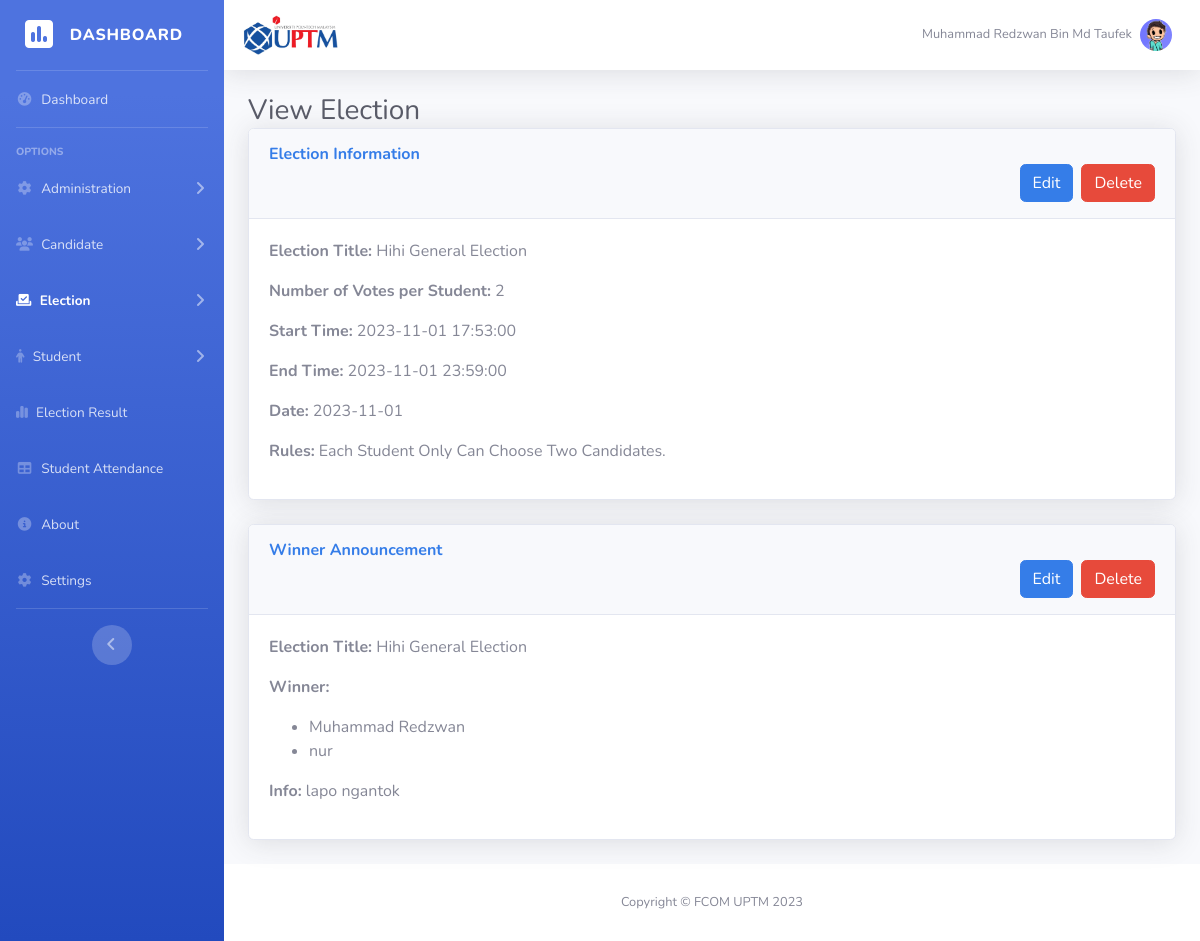
Page /Admin/electionView.php (signed in) on the earlier database version.
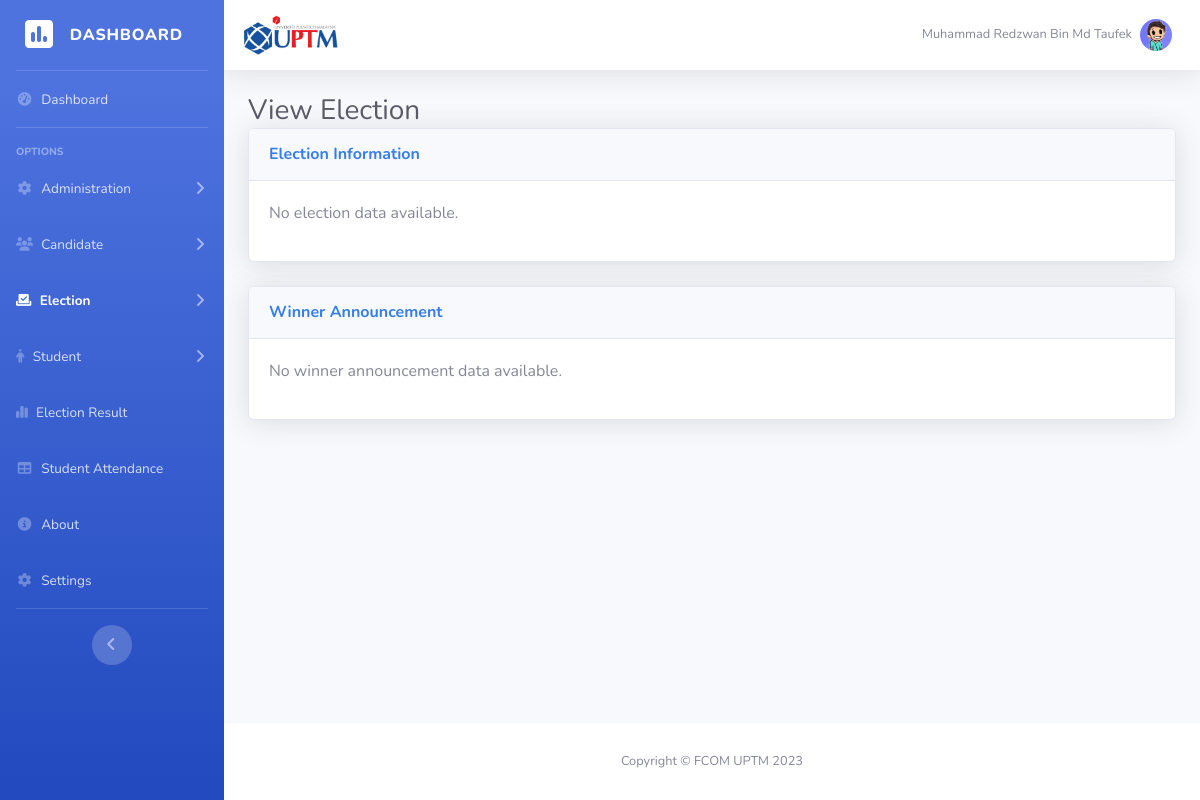
Same page on the later database version.
### tables this page shows
CREATE TABLE `election` (
  `electionId` int(11) NOT NULL,
  `electionTitle` varchar(255) NOT NULL,
  `voteNo` int(50) NOT NULL,
  `start` datetime NOT NULL,
  `end` datetime NOT NULL,
  `date` date NOT NULL,
  `rules` text NOT NULL
);

CREATE TABLE `announcement` (
  `annId` int(11) NOT NULL,
  `elecTitle` varchar(255) NOT NULL,
  `candName` text NOT NULL,
  `info` text NOT NULL
);

### Admin/electionView.php (the view, shortened to what the changed rows need)
<?php
    include '../Database/connect.php';
    $sql = "SELECT * FROM election ORDER BY electionId DESC LIMIT 1";
    $result = $conn->query($sql);
    if ($result->num_rows > 0) {
        $election = $result->fetch_assoc();
    }
    $sql = "SELECT * FROM announcement ORDER BY annId DESC LIMIT 1";
    $result = $conn->query($sql);
    if ($result->num_rows > 0) {
        $announcement = $result->fetch_assoc();
        $electionTitle = $announcement['elecTitle'];
    }
    $sql = "SELECT candName FROM announcement";
    $result = $conn->query($sql);
    if ($result->num_rows > 0) {
        $allCandidateNames = [];
        while($row = $result->fetch_assoc()) {
            array_push($allCandidateNames, $row['candName']);
        }
    }
?>
<!DOCTYPE html>
<html lang="en">
<head>
    <link rel="stylesheet" href="https://cdnjs.cloudflare.com/ajax/libs/font-awesome/6.2.1/css/all.min.css">
    <link href="css/sb-admin-2.css" rel="stylesheet">
</head>
<body id="page-top">
    <div id="wrapper">
        <div id="content-wrapper" class="d-flex flex-column">
            <div id="content">
                <div class="container-fluid">
                    <h1 class="h3 mb-0 text-gray-800">View Election</h1>
                    <div class="card shadow mb-4">
                        <div class="card-header py-3">
                            <?php if (isset($election)): ?>
                                <form id="deleteForm" method="POST" action="electionDelete.php">
                                    <button id="deleteBtn" type="button" class="btn btn-danger float-right" data-toggle="modal" data-target="#confirmDeleteModal">Delete</button>
                                </form>
                                <form method="GET" action="electionEdit.php">
                                    <button type="submit" class="btn btn-primary float-right mr-2" name="edit">Edit</button>
                                </form>
                            <?php endif; ?>
                        </div>
                        <div class="card-body">
                            <?php if (isset($election)): ?>
                                <p><b>Election Title:</b> <?php echo $election['electionTitle']; ?></p>
                                <p><b>Number of Votes per Student:</b> <?php echo $election['voteNo']; ?></p>
                                <p><b>Start Time:</b> <?php echo $election['start']; ?></p>
                                <p><b>End Time:</b> <?php echo $election['end']; ?></p>
                                <p><b>Date:</b> <?php echo $election['date']; ?></p>
                                <p><b>Rules:</b> <?php echo $election['rules']; ?></p>
                            <?php else: ?>
                                <p>No election data available.</p>
                            <?php endif; ?>
                        </div>
                    </div>
                    <div class="card shadow mb-4">
                        <div class="card-header py-3">
                            <?php if (isset($announcement)): ?>
                                <form id="deleteAnnouncementForm" method="POST" action="annDelete.php">
                                    <button id="deleteAnnouncementBtn" type="button" class="btn btn-danger float-right" data-toggle="modal" data-target="#confirmDeleteAnnouncementModal">Delete</button>
                                </form>
                                <form method="GET" action="annEdit.php">
                                    <button type="submit" class="btn btn-primary float-right mr-2" name="edit">Edit</button>
                                </form>
                            <?php endif; ?>
                        </div>
                        <div class="card-body">
                            <?php if (isset($announcement)): ?>
                                <p><b>Election Title:</b> <?php echo $electionTitle; ?></p>
                                <p><b>Winner:</b></p>
                                <ul>
                                <?php foreach($allCandidateNames as $candidateName): ?>
                                    <li><?php echo $candidateName; ?></li>
                                <?php endforeach; ?>
                                </ul>
                                <p><b>Info:</b>  <?php echo $announcement['info']; ?></p>
                            <?php else: ?>
                                <p>No winner announcement data available.</p>
                            <?php endif; ?>
                        </div>
                    </div>
                </div>
            </div>
        </div>
    </div>
</body>
</html>

Differences in the rows shown:
removed election: electionTitle "Hihi General Election", voteNo "2", start "2023-11-01 17:53:00", end "2023-11-01 23:59:00", date "2023-11-01", rules "Each Student Only Can Choose Two Candidates."
removed announcement: elecTitle "Hihi General Election", info "lapo ngantok"
Other differences:
text no longer shown: "Delete Edit Election Title: Number of Votes per Student: Start Time: End Time: Date: Rules: Delete Edit Election Title: Winner: Info:"
text now shown: "No election data available. No winner announcement data available."
list line gone: "Muhammad Redzwan"
list line gone: "nur"
